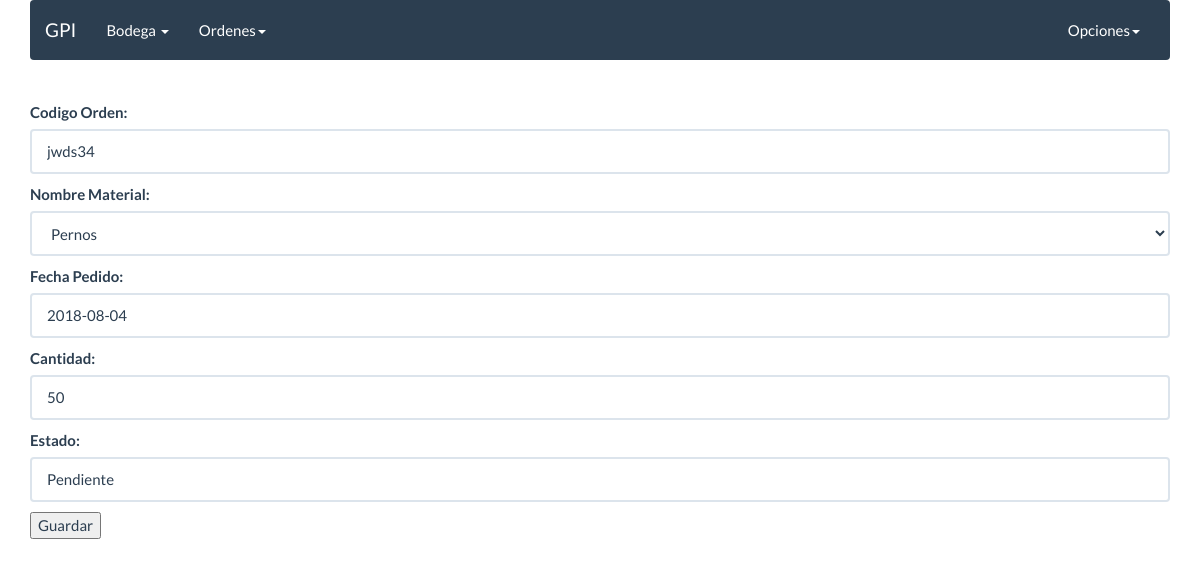
Before: /editar_orden/4/ (signed in) with the older database file.
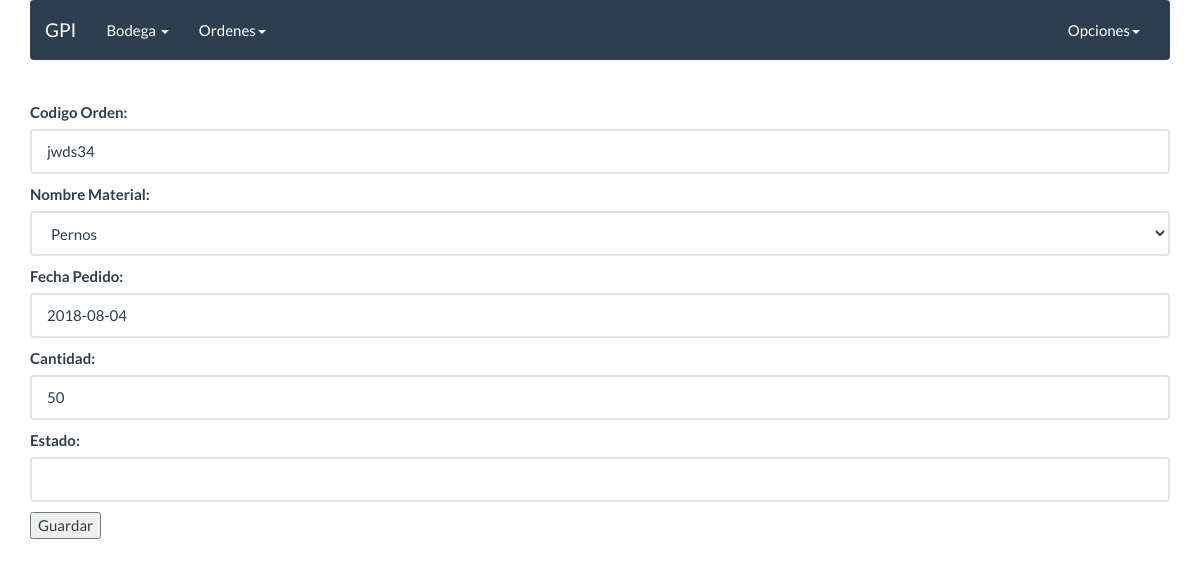
After: the same page with the newer database file.
### Orden/models.py (models this page shows)
class Orden_Material(models.Model):
    codigo_orden = models.CharField(max_length=50,blank=False,null=True)
    material = models.ForeignKey(Material,null=True,blank=True,on_delete=models.CASCADE)
    fecha_termino = models.DateField()
    cantidad_material = models.IntegerField(default=0,blank=False,null=True)
    estado = models.CharField(max_length=50,blank=False,null=True)

### Orden/views.py (the view)
# urls.py: url(r'editar_orden/(?P<id_orden>\d+)/$', estado_edit, name='editar_estado'),
def estado_edit(request, id_orden):
    if not request.user.is_authenticated:
        return HttpResponseRedirect('/?next=%s' % request.path)
    orden = Orden_Material.objects.get(id = id_orden)
    if request.method == 'GET':
        form = Ordenar_material_Form(instance=orden)
    else:
        form = Ordenar_material_Form(request.POST, instance=orden)
        if form.is_valid():
            form.save()
        return redirect('orden_materiales_list')
    return render(request, 'orden/solicitar_material.html', {'form':form})

### Orden/forms.py
class Ordenar_material_Form(forms.ModelForm):
    class Meta:
        model =  Orden_Material
        fields = [
            'codigo_orden',
            'material',
            'fecha_termino',
            'cantidad_material',
            'estado'
        ]
        labels = {
            'codigo_orden': 'Codigo Orden',
            'material': 'Nombre Material',
            'fecha_termino': 'Fecha Pedido',
            'cantidad_material': 'Cantidad',
            'estado': 'Estado'
        }
        widgets = {
            'codigo_orden': forms.TextInput(attrs={'class':'form-control'}),
            'material': forms.Select(attrs={'class':'form-control'}),
            'fecha_termino':forms.DateInput(attrs={'class':'form-control'}),
            'cantidad_material': forms.NumberInput(attrs={'class':'form-control'}),
            'estado': forms.TextInput(attrs={'class':'form-control'}),
        }

### Inventario/models.py (called while the page is built)
    def __str__(self):
        return '{}'.format(self.nombre_material)

### templates/orden/solicitar_material.html (shortened to what this page needs)
{% extends "base/base2.html" %}
{% block content %}
<form method="post">
  {{ form.as_p }}
  <button type="submit">Guardar</button>
</form>
{% endblock content %}

Changed rows visible on the page:
changed Orden_Material "jwds34": estado "Pendiente" → (not shown)
